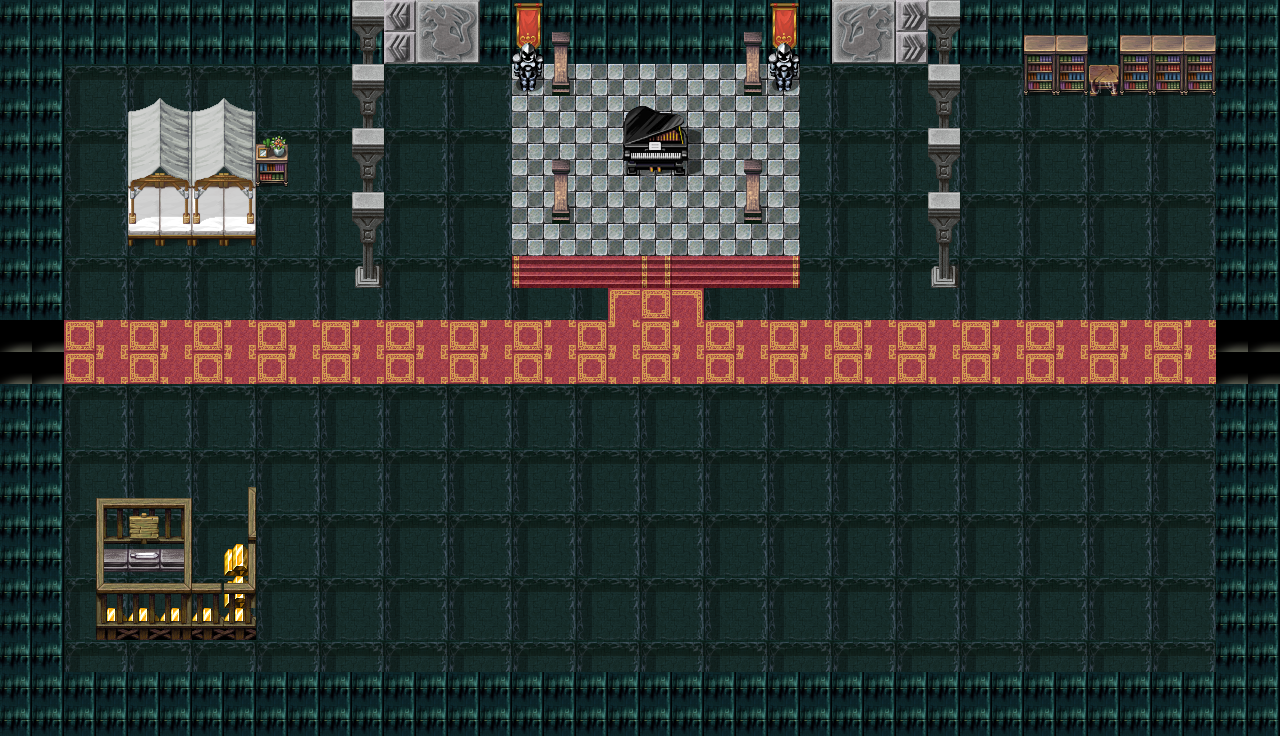

A level layout from a 2D game, rendered from its tile map. Below: a short description, then the map file with tile-grid data replaced by summaries:
An orthogonal 40x23 tile map with 32x32 px tiles, 5 tile layers (Background, Tile Layer 4, Tile Layer 3, Tile Layer 5, ...), 16 tilesets and 25 objects (14x Wall, 7x Spider, 2x Door, 2x PlayerSpawn).

<map version="1.0" orientation="orthogonal" width="40" height="23" tilewidth="32" tileheight="32">
 <properties>
  <property name="WallWidth" value="2" />
 </properties>
 <tileset firstgid="1" name="Z18-TileA1" tilewidth="32" tileheight="32">
  <image source="../Tilesets/Z18-TileA1.png" width="512" height="384" />
 </tileset>
 <tileset firstgid="193" name="Z18-TileC" tilewidth="32" tileheight="32">
  <image source="../Tilesets/Z18-TileC.png" width="512" height="512" />
 </tileset>
 <tileset firstgid="449" name="misc" tilewidth="32" tileheight="32">
  <image source="../Tilesets/misc.png" trans="c0dcc0" width="512" height="512" />
 </tileset>
 <tileset firstgid="705" name="misc2" tilewidth="32" tileheight="32">
  <image source="../Tilesets/misc2.png" trans="c0dcc0" width="512" height="512" />
 </tileset>
 <tileset firstgid="961" name="misc3" tilewidth="32" tileheight="32">
  <image source="../Tilesets/misc3.png" trans="c0dcc0" width="512" height="512" />
 </tileset>
 <tileset firstgid="1217" name="tech1" tilewidth="32" tileheight="32">
  <image source="../Tilesets/tech1.png" trans="c0dcc0" width="512" height="512" />
 </tileset>
 <tileset firstgid="1473" name="tech2" tilewidth="32" tileheight="32">
  <image source="../Tilesets/tech2.png" trans="c0dcc0" width="256" height="512" />
 </tileset>
 <tileset firstgid="1601" name="tech3" tilewidth="32" tileheight="32">
  <image source="../Tilesets/tech3.png" trans="c0dcc0" width="512" height="480" />
 </tileset>
 <tileset firstgid="1841" name="tech4" tilewidth="32" tileheight="32">
  <image source="../Tilesets/tech4.png" trans="c0dcc0" width="480" height="512" />
 </tileset>
 <tileset firstgid="2081" name="terrain1" tilewidth="32" tileheight="32">
  <image source="../Tilesets/terrain1.png" trans="c0dcc0" width="512" height="384" />
 </tileset>
 <tileset firstgid="2273" name="terrain2" tilewidth="32" tileheight="32">
  <image source="../Tilesets/terrain2.png" trans="c0dcc0" width="512" height="384" />
 </tileset>
 <tileset firstgid="2465" name="terrain3" tilewidth="32" tileheight="32">
  <image source="../Tilesets/terrain3.png" trans="c0dcc0" width="512" height="384" />
 </tileset>
 <tileset firstgid="2657" name="terrain4" tilewidth="32" tileheight="32">
  <image source="../Tilesets/terrain4.png" trans="c0dcc0" width="512" height="384" />
 </tileset>
 <tileset firstgid="2849" name="texture1" tilewidth="32" tileheight="32">
  <image source="../Tilesets/texture1.png" trans="c0dcc0" width="512" height="256" />
 </tileset>
 <tileset firstgid="2977" name="texture2" tilewidth="32" tileheight="32">
  <image source="../Tilesets/texture2.png" trans="c0dcc0" width="512" height="480" />
 </tileset>
 <tileset firstgid="3217" name="texture3" tilewidth="32" tileheight="32">
  <image source="../Tilesets/texture3.png" trans="c0dcc0" width="256" height="512" />
 </tileset>
 <layer name="Background" width="40" height="23">
  <data>[920 cells, 920 non-empty, 6 distinct tile ids]</data>
 </layer>
 <layer name="Tile Layer 4" width="40" height="23">
  <data>[920 cells, 10 non-empty, 3 distinct tile ids]</data>
 </layer>
 <layer name="Tile Layer 3" width="40" height="23">
  <data>[920 cells, 207 non-empty, 47 distinct tile ids]</data>
 </layer>
 <layer name="Tile Layer 5" width="40" height="23">
  <data>[920 cells, 1 non-empty, 1 distinct tile ids]</data>
 </layer>
 <layer name="Decorations" width="40" height="23">
  <data>[920 cells, 48 non-empty, 24 distinct tile ids]</data>
 </layer>
 <objectgroup name="Collisions" width="40" height="23">
  <object name="Trigger" type="Wall" x="0" y="0" width="640" height="64" />
  <object name="Trigger" type="Wall" x="0" y="65" width="61" height="255" />
  <object name="Trigger" type="Wall" x="1214" y="65" width="64" height="256" />
  <object name="Trigger" type="Wall" x="1" y="672" width="640" height="64" />
  <object name="Trigger" type="Wall" x="1" y="390" width="61" height="282" />
 </objectgroup>
 <objectgroup name="Entities" width="40" height="23">
  <object name="Trigger" type="Door" x="-3" y="321" width="32" height="64">
   <properties>
    <property name="DestinationRoom" value="D01F02R11" />
    <property name="DestinationSpawnName" value="1" />
   </properties>
  </object>
  <object name="Enemy" type="Spider" x="224" y="480" />
  <object name="Enemy" type="Spider" x="416" y="96" />
  <object name="Enemy" type="Spider" x="416" y="128" />
  <object name="Enemy" type="Spider" x="1056" y="128" />
  <object name="Enemy" type="Spider" x="1088" y="160" />
  <object name="Enemy" type="Spider" x="1152" y="128" />
  <object name="Enemy" type="Spider" x="992" y="160" />
 </objectgroup>
 <objectgroup name="Triggers" width="40" height="23">
  <object name="Trigger" type="Wall" x="640" y="672" width="640" height="64" />
  <object name="Trigger" type="Wall" x="640" y="0" width="640" height="64" />
  <object name="Trigger" type="Wall" x="1216" y="384" width="64" height="288" />
  <object name="Trigger" type="Door" x="1248" y="320" width="32" height="64">
   <properties>
    <property name="DestinationRoom" value="D01F02R07" />
    <property name="DestinationSpawnName" value="2" />
   </properties>
  </object>
  <object name="PlayerSpawn" x="1120" y="352" width="25" height="26">
   <properties>
    <property name="SpawnName" value="1" />
   </properties>
  </object>
  <object name="Trigger" type="Wall" x="928" y="64" width="32" height="224" />
  <object name="Trigger" type="Wall" x="352" y="64" width="32" height="224" />
  <object name="Trigger" type="Wall" x="608" y="96" width="96" height="96" />
  <object name="Trigger" type="Wall" x="1024" y="32" width="192" height="64" />
  <object name="Trigger" type="Wall" x="128" y="96" width="128" height="160" />
  <object name="Trigger" type="Wall" x="96" y="512" width="160" height="128" />
 </objectgroup>
 <objectgroup name="PlayerSpawns" width="40" height="23">
  <object name="PlayerSpawn" x="128" y="352" width="25" height="26">
   <properties>
    <property name="SpawnName" value="2" />
   </properties>
  </object>
 </objectgroup>
</map>
